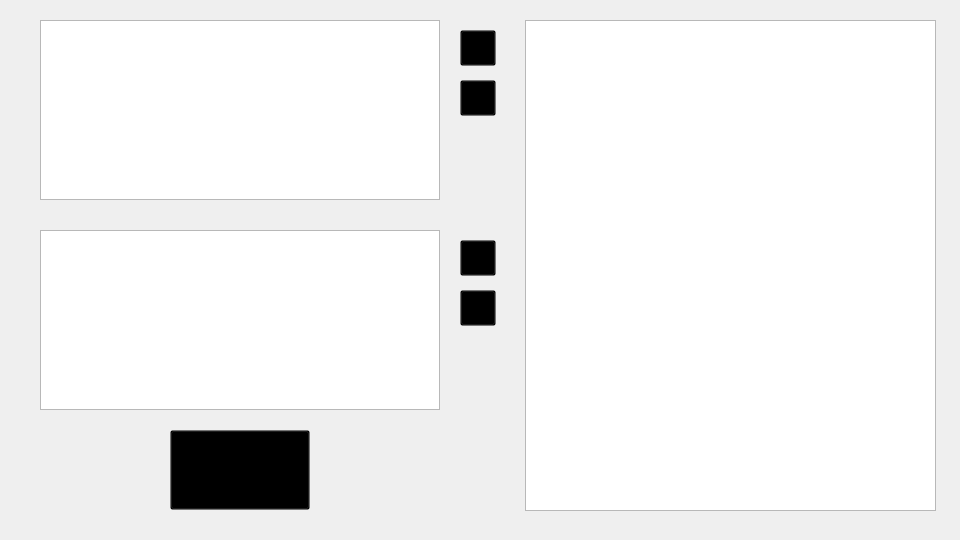
<?xml version="1.0" encoding="UTF-8"?>
<ui version="4.0">
 <class>MainWindow</class>
 <widget class="QMainWindow" name="MainWindow">
  <property name="geometry">
   <rect>
    <x>0</x>
    <y>0</y>
    <width>960</width>
    <height>540</height>
   </rect>
  </property>
  <property name="maximumSize">
   <size>
    <width>960</width>
    <height>540</height>
   </size>
  </property>
  <property name="windowTitle">
   <string>LineStatistics</string>
  </property>
  <widget class="QWidget" name="centralWidget">
   <widget class="QListView" name="folderView">
    <property name="geometry">
     <rect>
      <x>40</x>
      <y>20</y>
      <width>400</width>
      <height>180</height>
     </rect>
    </property>
   </widget>
   <widget class="QListView" name="fileTypeView">
    <property name="geometry">
     <rect>
      <x>40</x>
      <y>230</y>
      <width>400</width>
      <height>180</height>
     </rect>
    </property>
   </widget>
   <widget class="QToolButton" name="addFolder">
    <property name="geometry">
     <rect>
      <x>460</x>
      <y>30</y>
      <width>36</width>
      <height>36</height>
     </rect>
    </property>
    <property name="styleSheet">
     <string notr="true">background-color: rgba(0, 0, 0, 0);</string>
    </property>
    <property name="text">
     <string/>
    </property>
    <property name="icon">
     <iconset resource="LineStatistics.qrc">
      <normaloff>:/LineStatistics/Resources/button/add.png</normaloff>:/LineStatistics/Resources/button/add.png</iconset>
    </property>
    <property name="iconSize">
     <size>
      <width>36</width>
      <height>36</height>
     </size>
    </property>
   </widget>
   <widget class="QToolButton" name="addFileType">
    <property name="geometry">
     <rect>
      <x>460</x>
      <y>240</y>
      <width>36</width>
      <height>36</height>
     </rect>
    </property>
    <property name="styleSheet">
     <string notr="true">background-color: rgba(0, 0, 0, 0);</string>
    </property>
    <property name="text">
     <string/>
    </property>
    <property name="icon">
     <iconset resource="LineStatistics.qrc">
      <normaloff>:/LineStatistics/Resources/button/add.png</normaloff>:/LineStatistics/Resources/button/add.png</iconset>
    </property>
    <property name="iconSize">
     <size>
      <width>36</width>
      <height>36</height>
     </size>
    </property>
   </widget>
   <widget class="QToolButton" name="removeFolder">
    <property name="geometry">
     <rect>
      <x>460</x>
      <y>80</y>
      <width>36</width>
      <height>36</height>
     </rect>
    </property>
    <property name="styleSheet">
     <string notr="true">background-color: rgba(0, 0, 0, 0);</string>
    </property>
    <property name="text">
     <string/>
    </property>
    <property name="icon">
     <iconset resource="LineStatistics.qrc">
      <normaloff>:/LineStatistics/Resources/button/remove.png</normaloff>:/LineStatistics/Resources/button/remove.png</iconset>
    </property>
    <property name="iconSize">
     <size>
      <width>36</width>
      <height>36</height>
     </size>
    </property>
   </widget>
   <widget class="QToolButton" name="removeFileType">
    <property name="geometry">
     <rect>
      <x>460</x>
      <y>290</y>
      <width>36</width>
      <height>36</height>
     </rect>
    </property>
    <property name="styleSheet">
     <string notr="true">background-color: rgba(0, 0, 0, 0);</string>
    </property>
    <property name="text">
     <string/>
    </property>
    <property name="icon">
     <iconset resource="LineStatistics.qrc">
      <normaloff>:/LineStatistics/Resources/button/remove.png</normaloff>:/LineStatistics/Resources/button/remove.png</iconset>
    </property>
    <property name="iconSize">
     <size>
      <width>36</width>
      <height>36</height>
     </size>
    </property>
   </widget>
   <widget class="QTextBrowser" name="resultDisplay">
    <property name="geometry">
     <rect>
      <x>525</x>
      <y>20</y>
      <width>411</width>
      <height>491</height>
     </rect>
    </property>
   </widget>
   <widget class="QToolButton" name="startButton">
    <property name="geometry">
     <rect>
      <x>170</x>
      <y>430</y>
      <width>140</width>
      <height>80</height>
     </rect>
    </property>
    <property name="font">
     <font>
      <family>方正祥隶繁体</family>
      <pointsize>18</pointsize>
      <weight>75</weight>
      <bold>true</bold>
     </font>
    </property>
    <property name="styleSheet">
     <string notr="true">background-color: rgba(0, 0, 0, 0);</string>
    </property>
    <property name="text">
     <string>开始</string>
    </property>
    <property name="icon">
     <iconset resource="LineStatistics.qrc">
      <normaloff>:/LineStatistics/Resources/button/start.png</normaloff>:/LineStatistics/Resources/button/start.png</iconset>
    </property>
    <property name="iconSize">
     <size>
      <width>60</width>
      <height>60</height>
     </size>
    </property>
    <property name="toolButtonStyle">
     <enum>Qt::ToolButtonTextBesideIcon</enum>
    </property>
   </widget>
  </widget>
 </widget>
 <layoutdefault spacing="6" margin="11"/>
 <resources>
  <include location="LineStatistics.qrc"/>
 </resources>
 <connections>
  <connection>
   <sender>addFolder</sender>
   <signal>clicked()</signal>
   <receiver>MainWindow</receiver>
   <slot>addFolder()</slot>
   <hints>
    <hint type="sourcelabel">
     <x>480</x>
     <y>49</y>
    </hint>
    <hint type="destinationlabel">
     <x>509</x>
     <y>48</y>
    </hint>
   </hints>
  </connection>
  <connection>
   <sender>removeFolder</sender>
   <signal>clicked()</signal>
   <receiver>MainWindow</receiver>
   <slot>removeFolder()</slot>
   <hints>
    <hint type="sourcelabel">
     <x>478</x>
     <y>107</y>
    </hint>
    <hint type="destinationlabel">
     <x>495</x>
     <y>152</y>
    </hint>
   </hints>
  </connection>
  <connection>
   <sender>addFileType</sender>
   <signal>clicked()</signal>
   <receiver>MainWindow</receiver>
   <slot>addFileType()</slot>
   <hints>
    <hint type="sourcelabel">
     <x>478</x>
     <y>256</y>
    </hint>
    <hint type="destinationlabel">
     <x>491</x>
     <y>217</y>
    </hint>
   </hints>
  </connection>
  <connection>
   <sender>removeFileType</sender>
   <signal>clicked()</signal>
   <receiver>MainWindow</receiver>
   <slot>removeFileType()</slot>
   <hints>
    <hint type="sourcelabel">
     <x>481</x>
     <y>312</y>
    </hint>
    <hint type="destinationlabel">
     <x>478</x>
     <y>400</y>
    </hint>
   </hints>
  </connection>
  <connection>
   <sender>startButton</sender>
   <signal>clicked()</signal>
   <receiver>MainWindow</receiver>
   <slot>startStatistics()</slot>
   <hints>
    <hint type="sourcelabel">
     <x>251</x>
     <y>465</y>
    </hint>
    <hint type="destinationlabel">
     <x>404</x>
     <y>481</y>
    </hint>
   </hints>
  </connection>
 </connections>
 <slots>
  <slot>addFolder()</slot>
  <slot>removeFolder()</slot>
  <slot>addFileType()</slot>
  <slot>removeFileType()</slot>
  <slot>startStatistics()</slot>
 </slots>
</ui>
